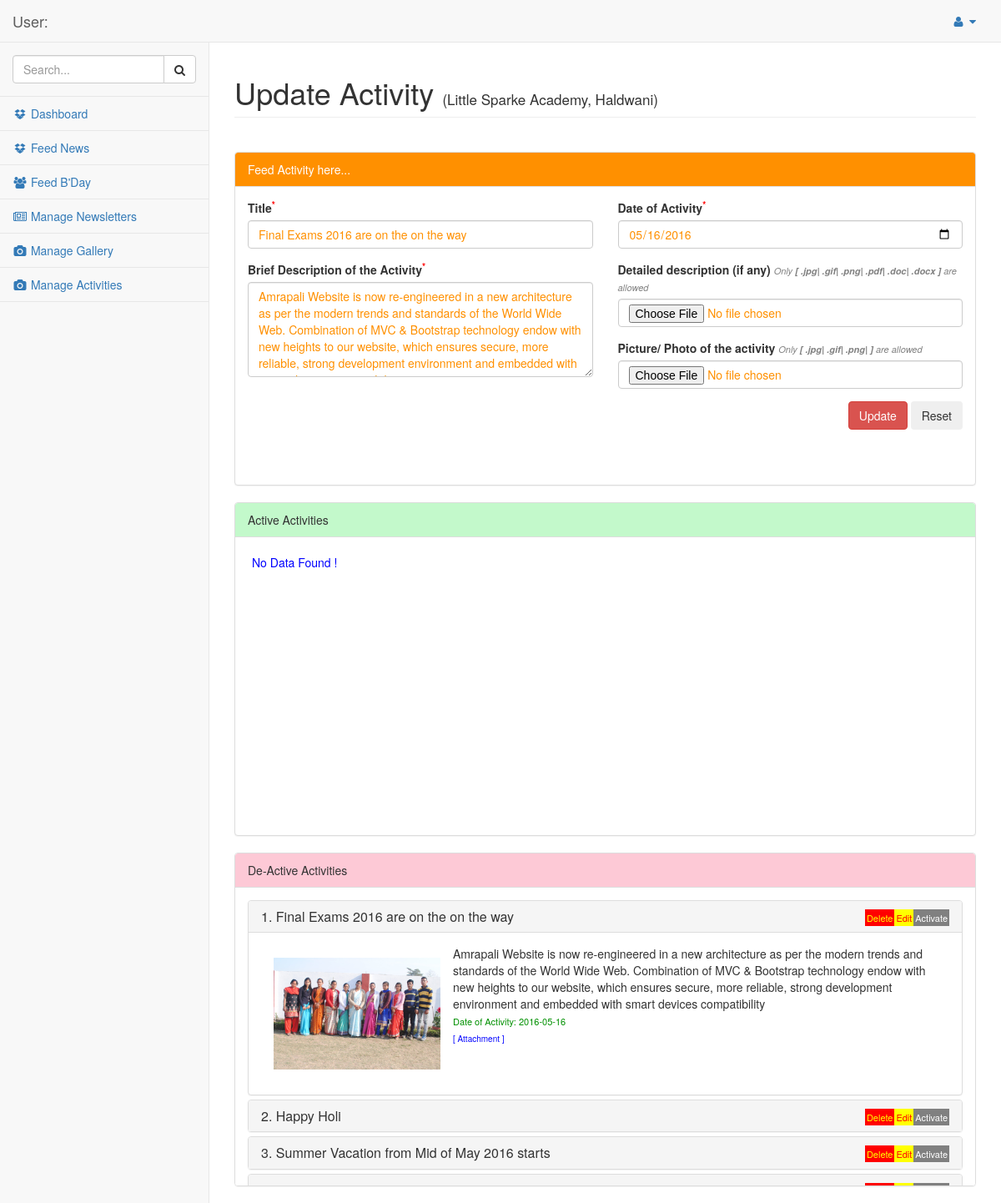
/admin__/index.php/activity/editactivity/1, run on the app's committed database.
### tables this page shows
CREATE TABLE `activities` (
  `ID` int(11) NOT NULL,
  `TITLE_` varchar(200) NOT NULL,
  `BRIEF_` text NOT NULL,
  `DET_PATH` varchar(100) NOT NULL,
  `PICTURE_PATH` varchar(100) NOT NULL,
  `DATE_OF_ACTIVITY` varchar(15) NOT NULL,
  `DATE_` timestamp NOT NULL DEFAULT CURRENT_TIMESTAMP,
  `STATUS_` tinyint(1) NOT NULL
);

### admin__/application/controllers/Activity.php (called while the page is built, shortened)
<?php
class Activity extends CI_Controller {
    function __construct() {
        $this->load->model('My_model_activities', 'mma');
    }
    function editactivity($id_){
        $data['user___'] = $this->session->userdata('ussr_');
        $data['activity_'] = $this->mma->get_active_activities();
        $data['activity_d'] = $this->mma->get_deactive_activities();
        $data['edit_activity_'] = $this->mma->get_activity_detail($id_);
        $data['folder_'] = 'activities';
        $data['page__'] = 'editactivity';
        $data['page_head'] = 'Update Activity';
        $data['view1'] = 'viewactivities_active';
        $data['view2'] = 'viewactivities_deactive';
        $this->load->view('templates/header');
        $this->load->view('inner', $data);
        $this->load->view('templates/footer');
    }
}

### admin__/index.php (called while the page is built, shortened)
<?php
require_once BASEPATH.'core/CodeIgniter.php';

### admin__/application/models/My_model_activities.php (called while the page is built, shortened)
<?php
class My_model_activities extends CI_Model {
    function get_active_activities(){
        $this->db->where('STATUS_', 1);
        $query = $this->db->get('activities');
        return $query->result();
    }
    function get_deactive_activities(){
        $this->db->where('STATUS_', 0);
        $query = $this->db->get('activities');
        return $query->result();
    }
    function get_activity_detail($id_){
        $this->db->where('ID', $id_);
        $query = $this->db->get('activities');
        return $query->row();
    }
}

### admin__/application/views/activities/viewactivities_deactive.php (the view)
<div class="col-lg-12">
    <div class="panel panel-default"<?php echo $style_; ?>>
        <div class="panel-heading" style="background: #fdc9d6">
            De-Active Activities
        </div>
        <div class="panel-body">
            <?php $cnt_ = count($activity_d); ?>
            <?php if ($cnt_ != 0) { ?>
            <div class="panel-group" id="accordion">
                <?php $loop1 = 1; ?>
                <?php foreach ($activity_d as $item) { ?>
                    <div class="panel panel-default">
                        <div class="panel-heading">
                            <h4 class="panel-title">
                                <a data-toggle="collapse" data-parent="#accordion" href="#collapse<?php echo $item->ID; ?>"><?php echo $loop1; ?>. <?php echo $item->TITLE_; ?></a>
                                <?php echo anchor('activity/active_deactive_activity/'.$item->ID.'/1', '<span style="font-size: 11px; color: #ffffff; background: #808080; padding: 2px">Activate</span>', array('style'=>'float: right')); ?>
                                <?php echo anchor('activity/editactivity/'.$item->ID, '<span style="font-size: 11px; color: #ff0000; background: #ffff00; padding: 2px">Edit</span>', array('style'=>'float: right')); ?>
                                <?php echo anchor('activity/deleteactivity/'.$item->ID, '<span style="font-size: 11px; color: #ffff00; background: #ff0000; padding: 2px">Delete</span>', array('style'=>'float: right')); ?>
                            </h4>
                        </div>
                        <div id="collapse<?php echo $item->ID; ?>" class="panel-collapse collapse<?php if($loop1 == 1){ echo " in"; } ?>">
                            <div class="panel-body">
                                <a href="<?php echo base_url('_assets_/activities/photos/'.$item->PICTURE_PATH);?>" target="_blank">
                                    <img src="<?php echo base_url('_assets_/activities/photos/'.$item->PICTURE_PATH);?>" border="0" hspace="15" vspace="15" align="left" width="200" />
                                </a>
                                <?php echo $item->BRIEF_;?>
                                <br />
                                <span style="font-size: 11px; color: #009000">Date of Activity: <?php echo $item->DATE_OF_ACTIVITY;?></span>
                                <br />
                                <?php if($item->DET_PATH != 'x'){ ?>
                                <a style="font-size: 10px; color: #0000ff" href="<?php echo base_url('_assets_/activities/'.$item->DET_PATH);?>" target="_blank">[ Attachment ]</a>
                                <?php } ?>
                            </div>
                        </div>
                    </div>
                <?php $loop1 += 1; ?>
                <?php } ?>
            </div>
            <?php } else { ?>
                <div style="padding: 5px; float: left; color: #0000FF;">No Data Found !</div>
            <?php } ?>
        </div>
    </div>
</div>

### data on the page
activities: TITLE_ "Final Exams 2016 are on the on the way", ID "Activate", ID "Edit", ID "Delete", PICTURE_PATH (picture), BRIEF_ "Amrapali Website is now re-engineered in a new architecture as per the modern trends and standards of the World Wide Web. Combination of MVC & Bootstrap technology endow with new heights to our website, which ensures secure, more reliable, strong development environment and embedded with smart devices compatibility", DATE_OF_ACTIVITY "2016-05-16"
activities: TITLE_ "Happy Holi", ID "Activate", ID "Edit", ID "Delete"
activities: TITLE_ "Summer Vacation from Mid of May 2016 starts", ID "Activate", ID "Edit", ID "Delete"

### other printed values
$page_head "Update Activity"
_SCHOOL_ "Little Sparke Academy, Haldwani"
